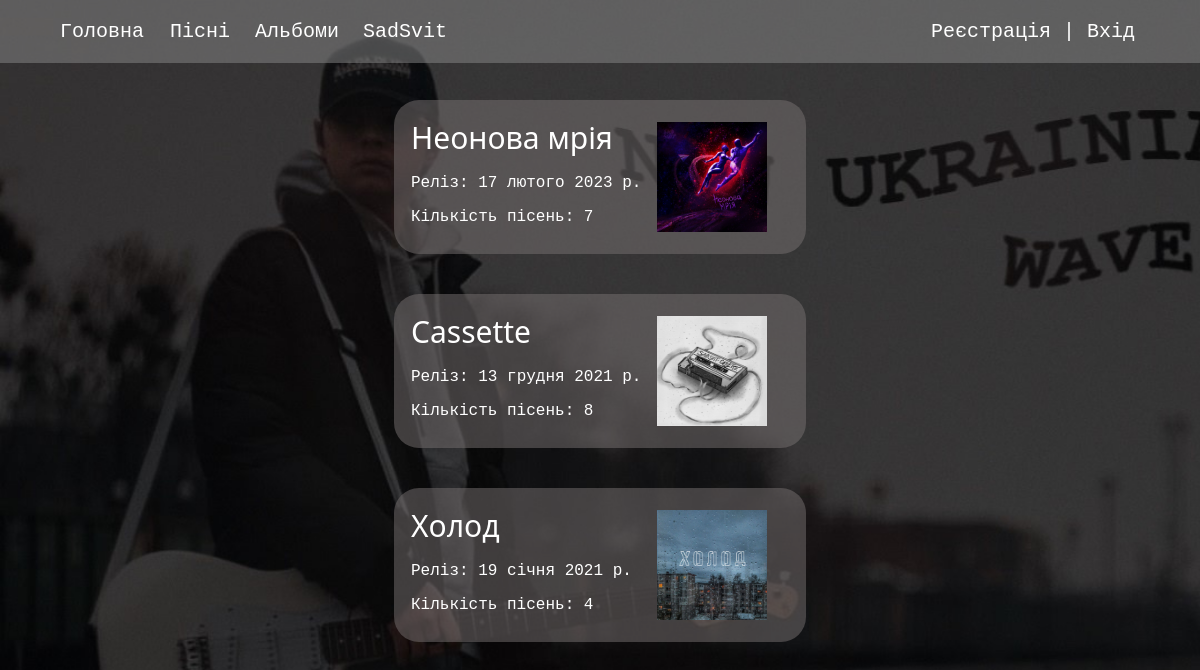
The app's page /show_albums with its own data.
### songs_of_SS/models.py (models this page shows, shortened)
class Album(models.Model):
    name = models.CharField(max_length=100, db_index=True)
    slug = models.SlugField(max_length=100, unique=True, db_index=True)
    release_date = models.DateField()
    number_of_songs = models.IntegerField()
    photo = models.ImageField(upload_to = 'static/songs_of_SS/media', null=True)
    slug = models.SlugField(max_length=100, unique=True, db_index=True)

### songs_of_SS/views.py (the view)
# urls.py: path('show_albums', views.ShowAlbums.as_view(), name='show_albums'),
class ShowAlbums(DataMixin, ListView):
    model = Album
    template_name = 'songs_of_SS/show_albums.html'
    context_object_name = 'albums'
    def get_context_data(self, *, object_list = None, **kwargs):
        context = super().get_context_data(**kwargs)
        context_def = self.get_user_context(title = 'Альбоми')
        return dict(list(context.items())+list(context_def.items()))

### songs_of_SS/utils.py (called while the page is built)
    def get_user_context(self, **kwargs):
        context = kwargs
        context['header_links'] = header_links
        return context

### songs_of_SS/templates/songs_of_SS/show_albums.html (shortened to what this page needs)
{% extends 'songs_of_SS/base.html' %}
{% block content %}
    {% for album in albums %}
        {% if album.number_of_songs > 1 %}
            <div class="album">
                <a class="name-album" href="{% url 'album_description' album.slug %}">{{ album.name }}</a>
                <p class="album-release">Реліз: {{ album.release_date }}</p>
                <p class="album-number-of-songs">Кількість пісень: {{ album.number_of_songs }}</p>
                <img class="album-image" src="{{ album.photo.url }}">
            </div>
        {% endif %}
    {% endfor %}
{% endblock %}

### songs_of_SS/templates/songs_of_SS/base.html (shortened to what this page needs)
{% load static %}
<!DOCTYPE html>
<html lang="en">
<head>
    <link rel="stylesheet" href="{% static '/songs_of_SS/css/style.css' %}">
</head>
<body>
    <div class="info">
        {% for l in header_links %}
                <a class='header' href="{% url l.url_name %}">{{ l.title }}</a>
        {% endfor %}
        {% if request.user.is_authenticated %}
            <a class="header-video" href="{% url 'video' %}">Відеокліпи</a>
            <p class="username">{{ user.username }} | </p><a class="header-logout" href="{% url 'logout' %}">Вихід</a>
        {% else %}
            <a class="header" href="{% url 'register' %}">Реєстрація | </a>
            <a class="header" href="{% url 'login' %}">Вхід</a>
        {% endif %}
    </div>
    {% block content %}
    {% endblock %}
</body>
</html>

### songs_of_SS/static/songs_of_SS/css/style.css (style rules this page uses)
body { margin: 0; padding: 0; background-image: url('../media/maxresdefault.jpg'); background-size:cover; height: 100vh; font-family: 'Courier New', Courier, monospace; }
.info { position: fixed; background-color: rgba(138, 138, 138, 0.5); height: 63px; z-index: 1; width: 100%; }
.header { text-decoration: none; position: absolute; color: white; font-size: 20px; top: 20px; }
.header:nth-child(6) { right: 65px; position: fixed; }
.header:nth-child(5) { right: 125px; position: fixed; }
.header:nth-child(4) { left: 363px; }
.header:nth-child(3) { left: 255px; }
.header:nth-child(2) { left: 170px; }
.header:nth-child(1) { left: 60px; }
.album { margin-left: 50%; top: 100px; position: relative; background: rgba(120, 115, 115, 0.5); width: 378px; border-radius: 25px; padding: 17px; margin-bottom: 40px; transform: translateX(-50%); height: 120px; }
.name-album { color: rgb(255, 255, 255); font-size: 30px; text-decoration: none; font-family: system-ui; transition: 0.5s linear; }
.album-release { color: white; }
.album-number-of-songs { color: white; }
.album-image { height: 110px; position: relative; top: -120px; left: 246px; }

### records on screen
Album: name "Неонова мрія", release_date "17 лютого 2023 р.", number_of_songs "7", photo (picture)
Album: name "Cassette", release_date "13 грудня 2021 р.", number_of_songs "8", photo (picture)
Album: name "Холод", release_date "19 січня 2021 р.", number_of_songs "4", photo (picture)

### other values on screen
{{ l.title }} "Головна" "Пісні" "Альбоми" "SadSvit"
